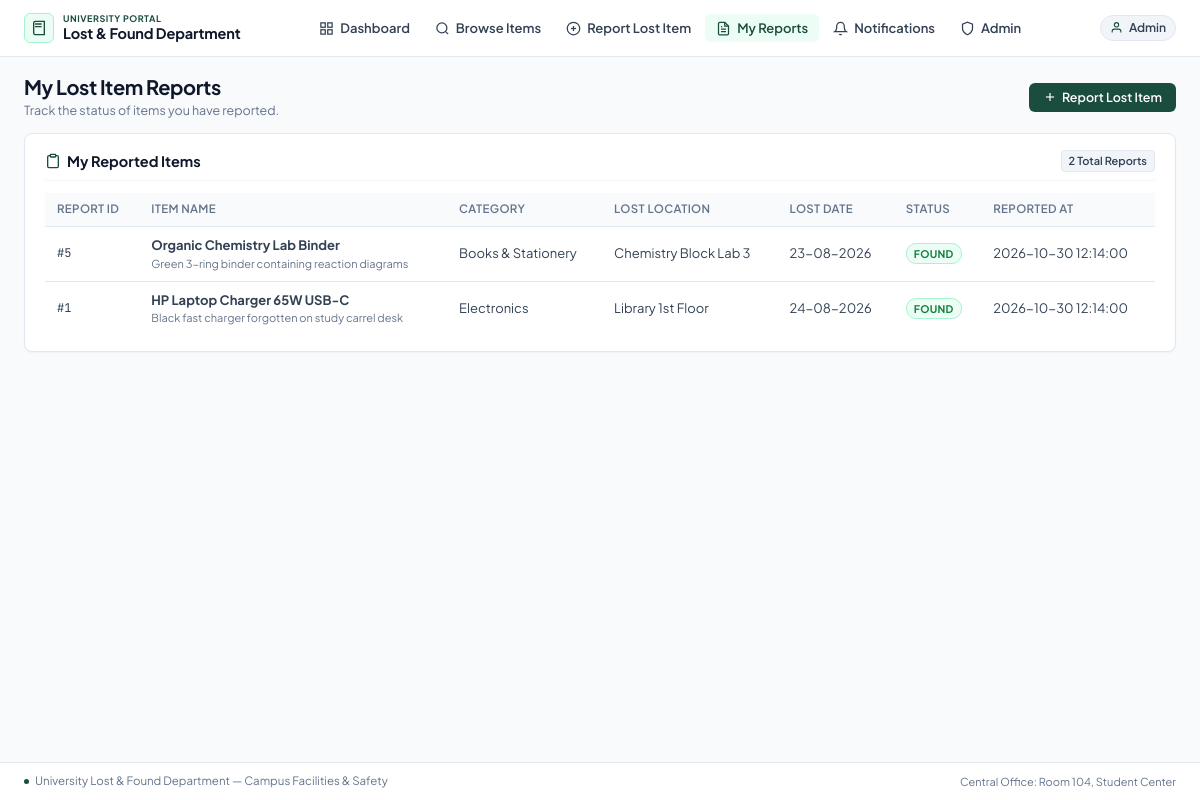
/my-reports (signed in), run on the app's committed database.
### tables this page shows
CREATE TABLE lost_items (
    lost_item_id INTEGER PRIMARY KEY AUTOINCREMENT,
    user_id INTEGER NOT NULL,
    item_name TEXT NOT NULL,
    category TEXT,
    description TEXT,
    lost_location TEXT,
    lost_date TEXT,
    status TEXT NOT NULL DEFAULT 'SEARCHING' CHECK(status IN ('SEARCHING', 'FOUND', 'COLLECTED')),
    created_at TEXT DEFAULT CURRENT_TIMESTAMP,
    FOREIGN KEY(user_id) REFERENCES users(user_id) ON DELETE CASCADE
);

### backend/app/routes/lost_found_routes.py (the view)
@routes_bp.route("/my-reports")
def my_reports():
    reports = LostFoundService.get_student_reports(DEMO_USER_ID)
    return render_template("my_reports.html", reports=reports, active_page="my_reports")

### backend/app/repositories/lost_found_repo.py (called while the page is built)
    @staticmethod
    def get_lost_items_by_user(user_id: int) -> List[Dict[str, Any]]:
        with get_db_connection() as conn:
            rows = conn.execute("""
                SELECT lost_item_id, user_id, item_name, category, description, lost_location, lost_date, status, created_at
                FROM lost_items
                WHERE user_id = ?
                ORDER BY lost_item_id DESC;
            """, (user_id,)).fetchall()
            return [dict(row) for row in rows]

    @staticmethod
    def get_unread_notification_count(user_id: int) -> int:
        with get_db_connection() as conn:
            count = conn.execute("""
                SELECT COUNT(*) FROM notifications
                WHERE user_id = ? AND is_read = 0;
            """, (user_id,)).fetchone()[0]
            return int(count)

### backend/app/routes/lost_found_routes.py (called while the page is built)
@routes_bp.context_processor
def inject_global_data():
    unread_count = LostFoundService.get_unread_count(DEMO_USER_ID)
    return {
        "current_user_name": "Admin" if session.get("is_admin") else "Rahul (Student)",
        "current_user_id": DEMO_USER_ID,
        "unread_notifications": unread_count,
        "is_admin": session.get("is_admin", False)
    }

### backend/app/services/lost_found_service.py (called while the page is built)
    @classmethod
    def get_student_reports(cls, user_id: int) -> List[Dict[str, Any]]:
        return LostFoundRepository.get_lost_items_by_user(user_id)

    @classmethod
    def get_unread_count(cls, user_id: int) -> int:
        return LostFoundRepository.get_unread_notification_count(user_id)

### backend/app/utils/db.py (called while the page is built)
@contextmanager
def get_db_connection() -> Generator[sqlite3.Connection, None, None]:
    os.makedirs(DATABASE_DIR, exist_ok=True)
    conn = sqlite3.connect(DATABASE_PATH, timeout=10.0)
    conn.row_factory = sqlite3.Row
    conn.execute("PRAGMA busy_timeout = 5000;")
    conn.execute("PRAGMA foreign_keys = ON;")
    try:
        yield conn
        conn.commit()
    except Exception:
        conn.rollback()
        raise
    finally:
        conn.close()

### frontend/templates/my_reports.html (shortened to what this page needs)
{% extends "base.html" %}
{% block content %}
<div class="page-header">
    <div>
        <h1 class="page-title">My Lost Item Reports</h1>
        <p class="page-subtitle">Track the status of items you have reported.</p>
    </div>
    <a href="{{ url_for('routes.report') }}" class="btn btn-primary">
        <svg class="svg-btn" viewBox="0 0 24 24" fill="none" stroke="currentColor" stroke-width="2">
            <line x1="12" y1="5" x2="12" y2="19"/>
            <line x1="5" y1="12" x2="19" y2="12"/>
        </svg>
        Report Lost Item
    </a>
</div>
<div class="card">
    <div class="card-header">
        <div class="header-with-icon">
            <svg class="svg-header" viewBox="0 0 24 24" fill="none" stroke="currentColor" stroke-width="2">
                <path d="M16 4h2a2 2 0 0 1 2 2v14a2 2 0 0 1-2 2H6a2 2 0 0 1-2-2V6a2 2 0 0 1 2-2h2"/>
                <rect x="8" y="2" width="8" height="4" rx="1" ry="1"/>
            </svg>
            <h2 class="card-title">My Reported Items</h2>
        </div>
        <span class="badge badge-neutral">{{ reports|length }} Total Reports</span>
    </div>
    <div class="table-container">
        <table class="app-table">
            <thead>
                <tr>
                    <th>Report ID</th>
                    <th>Item Name</th>
                    <th>Category</th>
                    <th>Lost Location</th>
                    <th>Lost Date</th>
                    <th>Status</th>
                    <th>Reported At</th>
                </tr>
            </thead>
            <tbody>
                {% if reports %}
                    {% for item in reports %}
                    <tr>
                        <td class="text-mono">#{{ item.lost_item_id }}</td>
                        <td>
                            <strong>{{ item.item_name }}</strong>
                            {% if item.description %}
                                <div class="table-subtext">{{ item.description }}</div>
                            {% endif %}
                        </td>
                        <td>{{ item.category or 'General' }}</td>
                        <td>{{ item.lost_location }}</td>
                        <td>{{ item.lost_date }}</td>
                        <td>
                            <span class="status-badge status-{{ item.status|lower }}">{{ item.status }}</span>
                        </td>
                        <td class="text-muted text-sm">{{ item.created_at }}</td>
                    </tr>
                    {% endfor %}
                {% else %}
                    <tr>
                        <td colspan="7" class="table-empty">
                            No lost item reports found. Click "Report Lost Item" to create one.
                        </td>
                    </tr>
                {% endif %}
            </tbody>
        </table>
    </div>
</div>
{% endblock %}

### frontend/static/css/style.css (style rules this page uses)
:root { --bg-page: #f8fafc; --bg-card: #ffffff; --bg-muted: #f1f5f9; --bg-code: #f8fafc; --text-primary: #0f172a; --text-secondary: #334155; --text-muted: #64748b; --green-primary: #1b4d3e; --green-hover: #143a2f; --green-light: #ecfdf5; --green-border: #a7f3d0; --status-searching-bg: #fffbeb; --status-searching-text: #b45309; --status-searching-border: #fde68a; --status-found-bg: #ecfdf5; --status-found-text: #15803d; --status-found-border: #a7f3d0; --status-available-bg: #eff6ff; --status-available-text: #1d4ed8; --status-available-border: #bfdbfe; --status-collected-bg: #f1f5f9; --status-collected-text: #475569; --status-collected-border: #cbd5e1; --border-color: #e2e8f0; --border-subtle: #f1f5f9; --radius-xs: 4px; --radius-sm: 6px; --radius-md: 8px; --radius-lg: 10px; --shadow-sm: 0 1px 2px rgba(15, 23, 42, 0.04); }
* { box-sizing: border-box; margin: 0; padding: 0; }
body { font-family: 'Plus Jakarta Sans', -apple-system, BlinkMacSystemFont, 'Segoe UI', Roboto, sans-serif; background-color: var(--bg-page); color: var(--text-primary); line-height: 1.45; font-size: 13.5px; -webkit-font-smoothing: antialiased; min-height: 100vh; display: flex; flex-direction: column; }
.svg-btn { width: 14px; height: 14px; margin-right: 5px; }
.svg-header { width: 16px; height: 16px; color: var(--green-primary); }
.page-header { display: flex; justify-content: space-between; align-items: center; margin-bottom: 14px; }
.page-title { font-size: 20px; font-weight: 700; color: var(--text-primary); letter-spacing: -0.02em; line-height: 1.2; }
.page-subtitle { font-size: 12.5px; color: var(--text-muted); margin-top: 2px; }
.card { background-color: var(--bg-card); border: 1px solid var(--border-color); border-radius: var(--radius-md); box-shadow: var(--shadow-sm); padding: 16px 20px; margin-bottom: 14px; }
.card-header { display: flex; justify-content: space-between; align-items: center; margin-bottom: 12px; padding-bottom: 8px; border-bottom: 1px solid var(--border-subtle); }
.header-with-icon { display: flex; align-items: center; gap: 6px; }
.card-title { font-size: 14.5px; font-weight: 700; color: var(--text-primary); }
.badge { font-size: 11px; font-weight: 600; padding: 2px 7px; border-radius: var(--radius-xs); }
.badge-neutral { background-color: var(--bg-muted); color: var(--text-secondary); border: 1px solid var(--border-color); }
.table-container { overflow-x: auto; }
.app-table { width: 100%; border-collapse: collapse; font-size: 13px; text-align: left; }
.app-table th { background-color: #f8fafc; color: var(--text-muted); font-weight: 600; font-size: 11.5px; text-transform: uppercase; letter-spacing: 0.03em; padding: 8px 12px; border-bottom: 1px solid var(--border-color); white-space: nowrap; }
.app-table td { padding: 9px 12px; border-bottom: 1px solid var(--border-color); color: var(--text-secondary); vertical-align: middle; }
.app-table tr:last-child td { border-bottom: none; }
.table-subtext { font-size: 11px; color: var(--text-muted); margin-top: 1px; }
.status-badge { display: inline-block; font-size: 10.5px; font-weight: 700; letter-spacing: 0.03em; padding: 2px 7px; border-radius: 10px; text-transform: uppercase; border: 1px solid transparent; }
.status-found { background-color: var(--status-found-bg); color: var(--status-found-text); border-color: var(--status-found-border); }
.btn { display: inline-flex; align-items: center; justify-content: center; font-family: inherit; font-size: 12.5px; font-weight: 600; padding: 6px 13px; border-radius: var(--radius-sm); text-decoration: none; cursor: pointer; border: 1px solid transparent; transition: all 0.12s ease; line-height: 1.2; }
.btn-primary { background-color: var(--green-primary); color: #ffffff; }
.text-mono { font-family: 'JetBrains Mono', monospace; font-size: 12px; }

### data on the page
lost_items: lost_item_id "5", item_name "Organic Chemistry Lab Binder", description "Green 3-ring binder containing reaction diagrams", category "Books & Stationery", lost_location "Chemistry Block Lab 3", lost_date "23-08-2026", status "FOUND", created_at "2026-10-30 12:14:00"
lost_items: lost_item_id "1", item_name "HP Laptop Charger 65W USB-C", description "Black fast charger forgotten on study carrel desk", category "Electronics", lost_location "Library 1st Floor", lost_date "24-08-2026", status "FOUND", created_at "2026-10-30 12:14:00"

### other printed values
{{ current_user_name }} "Admin"
{{ reports|length }} "2"
